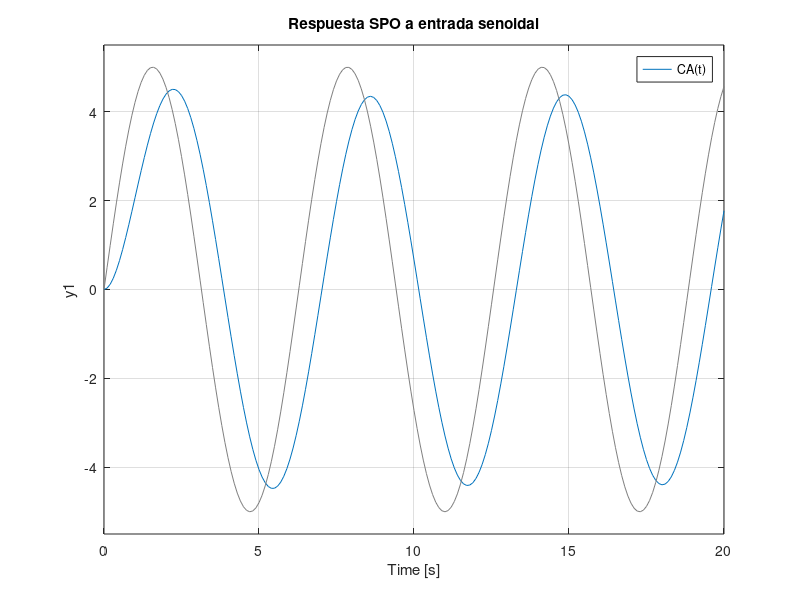
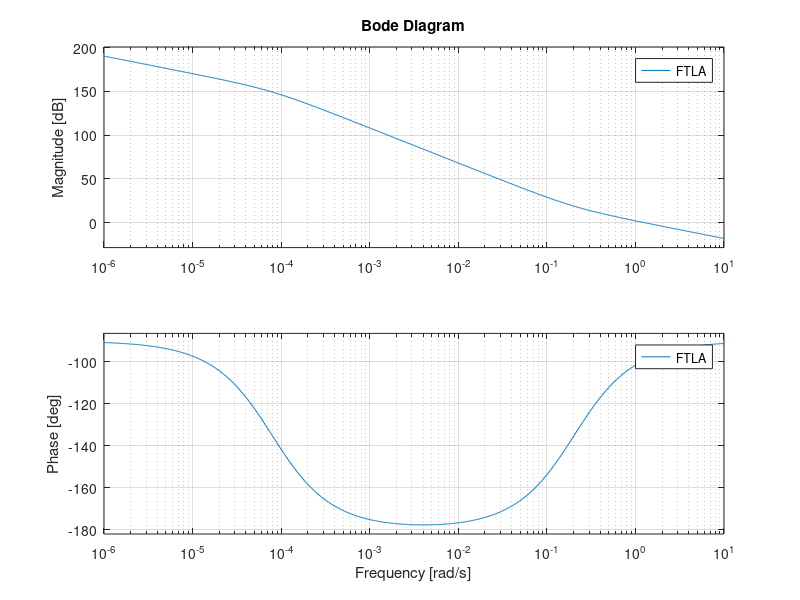

Write MATLAB code to recreate these figures, in order.


%respuesta en frecuencia 
t1 = [0:0.1:20];

a = 5;
x1 = a*sin(1*t1);

num=[2580];
den=[12664 1];
Gp = tf(num,den)

%% Sin accion controlador
FTLC = feedback(Gp, 1);

figure(1);
lsim(FTLC,x1,t1);
title('Respuesta SPO a entrada senoidal');
legend('CA(t)');

%% Con accion controlador

Kp = 6.178;
Ki = 1.259;
kd = 0;   

Gc = Kp + tf([Ki],[1 0]) + tf([kd 0],[1]);
FTLA = Gc*Gp

figure(2)
bode(FTLA);

FTLC = feedback(FTLA, 1);

figure(1);
lsim(FTLC,x1,t1);
title('Respuesta SPO a entrada senoidal');
legend('CA(t)');